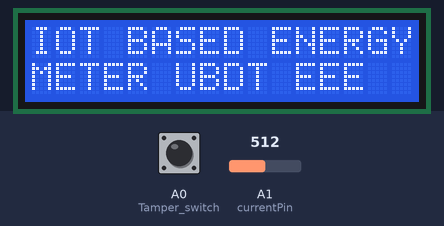
This sketch was run on a simulated Arduino Uno, built with avr-gcc and run on an emulated ATmega328P. On the bench: 16×2 character LCD. The test bench sets the inputs (shaded band); at power-on: A0 (Tamper_switch) HIGH, A1 (currentPin) = 512. What the sketch prints to the serial monitor is not drawn.

Above: at 0.1 s.
At 16.2 s:
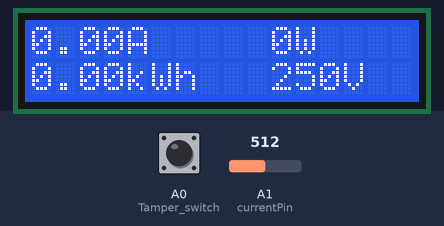

The sketch:

IOTEM.ino
```cpp
//IOT BASED ENERGY METER
/*

  The circuit:
   LCD RS pin to digital pin 12
   LCD Enable pin to digital pin 11
   LCD D4 pin to digital pin 5
   LCD D5 pin to digital pin 4
   LCD D6 pin to digital pin 3
   LCD D7 pin to digital pin 2
   LCD R/W pin to ground
   LCD VSS pin to ground
   LCD VCC pin to 5V
   2.2K resistor:ends to +5V and ground wiper to LCD VO pin (pin 3)
*/
#include <LiquidCrystal.h>
#include <SoftwareSerial.h>

#define DEBUG FALSE //comment out to remove debug msgs

//*-- Hardware Serial
#define _baudrate 115200

//*-- Software Serial
//
#define _rxpin      2
#define _txpin      3
SoftwareSerial debug( _rxpin, _txpin ); // RX, TX

//*-- IoT Information
#define SSID "nandu"
#define PASS "7406050506"
#define IP "52.1.229.129" // ThingSpeak IP Address

// GET /update?key=[THINGSPEAK_KEY]&field1=[data 1]&field2=[data 2]...;
String GET = "GET /update?key=IH2NK2FBWGVNMIYI";

int currentPin = A1;              //Assign CT input
int Tamper_switch = A0;
double kilos = 0;
int peakPower = 0;
int buttonState = 0;
LiquidCrystal lcd(12, 11, 5, 4, 3, 2);  //Assign LCD screen pins

void setup()
{
  pinMode(Tamper_switch, INPUT_PULLUP);
  lcd.begin(16, 2);             // columns, rows.  use 16,2 for a 16x2 LCD, etc.
  lcd.clear();
  lcd.setCursor(0, 0);          // set cursor to column 0, row 0 (the first row)
  lcd.print("IOT BASED ENERGY");
  lcd.setCursor(0, 1);          // set cursor to column 0, row 0 (the first row)
  lcd.print("METER UBDT EEE");
  Serial.begin( _baudrate );
  debug.begin( _baudrate );
  sendDebug("AT");
  delay(5000);
  if (Serial.find("OK"))
  {
    debug.println("RECEIVED: OK\nData ready to sent!");
    Serial.println("OK");
    connectWiFi();
  }
}

void loop()
{
  int current = 0;
  int maxCurrent = 0;
  int minCurrent = 1000;
  buttonState = digitalRead(Tamper_switch);
  for (int i = 0 ; i <= 200 ; i++) //Monitors and logs the current input for 200 cycles to determine max and min current
  {
    current = analogRead(currentPin);    //Reads current input
    if (current >= maxCurrent)
      maxCurrent = current;
    else if (current <= minCurrent)
      minCurrent = current;
  }
  if (maxCurrent <= 515)
  {
    maxCurrent = 515;
  }
  double RMSCurrent = ((maxCurrent - 515) * 0.707) / 70; //Calculates RMS current based on maximum value
  int RMSPower = 245 * RMSCurrent;  //Calculates RMS Power Assuming Voltage 220VAC, change to 110VAC accordingly
  if (RMSPower > peakPower)
  {
    peakPower = RMSPower;
  }
  kilos = kilos + (RMSPower * (2.05 / 60 / 60 / 1000)); //Calculate kilowatt hours used
  float bill= kilos*3;
  delay (2000);
  String CURRENT = String(RMSCurrent); // turn integer to string
  String POWER = String(RMSPower); // turn integer to string
  String ENERGY = String(kilos); // turn integer to string
  String BILL = String(bill); // turn integer to string
  String TAMPER = String(buttonState); // turn integer to string
  updateTS(TAMPER,CURRENT, POWER, ENERGY,BILL);
  delay(3000); //
  lcd.clear();
  lcd.setCursor(0, 0);          // Displays all current data
  lcd.print(RMSCurrent);
  lcd.print("A");
  lcd.setCursor(10, 0);
  lcd.print(RMSPower);
  lcd.print("W");
  lcd.setCursor(0, 1);
  lcd.print(kilos);
  lcd.print("kWh");
  lcd.setCursor(10, 1);
  lcd.print(250);
  lcd.print("V");
//  Serial.print(RMSCurrent);
//  Serial.println("A");
//  Serial.print(RMSPower);
//  Serial.println("W");
//  Serial.print(kilos);
//  Serial.println("kWh");
//  Serial.print(peakPower);
//  Serial.println("W");
}
void updateTS( String T, String I , String P, String E,String B)
{
  // ESP8266 Client
  String cmd = "AT+CIPSTART=\"TCP\",\"";// Setup TCP connection
  cmd += IP;
  cmd += "\",80";
  sendDebug(cmd);
  delay(2000);
  if ( Serial.find( "Error" ) )
  {
    debug.print( "RECEIVED: Error\nExit1" );
    return;
  }

  cmd = GET + "&field1=" + T + "&field2=" + I + "&field3=" + P +"&field4=" + E + "&field5=" + B +"\r\n";
  Serial.print( "AT+CIPSEND=" );
  Serial.println( cmd.length() );
  if (Serial.find( ">" ) )
  {
    debug.print(">");
    debug.print(cmd);
    Serial.print(cmd);
  }
  else
  {
    sendDebug( "AT+CIPCLOSE" );//close TCP connection
  }
  if ( Serial.find("OK") )
  {
    debug.println( "RECEIVED: OK" );
  }
  else
  {
    debug.println( "RECEIVED: Error\nExit2" );
  }
}

void sendDebug(String cmd)
{
  debug.print("SEND: ");
  debug.println(cmd);
  Serial.println(cmd);
}

boolean connectWiFi()
{
  Serial.println("AT+CWMODE=1");//WiFi STA mode - if '3' it is both client and AP
  delay(2000);
  //Connect to Router with AT+CWJAP="SSID","Password";
  // Check if connected with AT+CWJAP?
  String cmd = "AT+CWJAP=\""; // Join accespoint
  cmd += SSID;
  cmd += "\",\"";
  cmd += PASS;
  cmd += "\"";
  sendDebug(cmd);
  delay(5000);
  if (Serial.find("OK"))
  {
    debug.println("RECEIVED: OK");
    return true;
  }
  else
  {
    debug.println("RECEIVED: Error");
    return false;
  }

  cmd = "AT+CIPMUX=0";// Set Single connection
  sendDebug( cmd );
  if ( Serial.find( "Error") )
  {
    debug.print( "RECEIVED: Error" );
    return false;
  }
}
```
